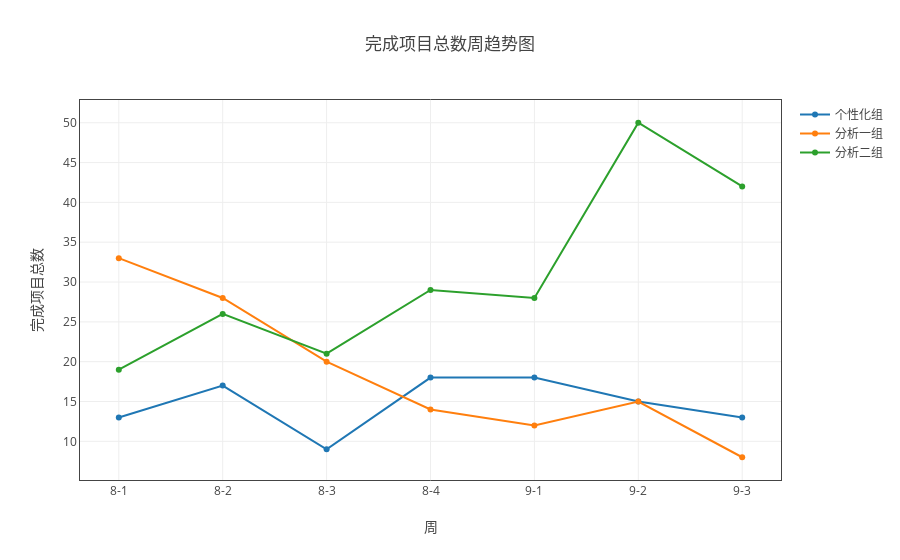

The code cell stored with this chart in its notebook:
### Markdown cell above
### 各组总完成项目趋势图

### Code cell
#data_dict = {'完成商业项目数':['完成商业项目数'],'完成个性化数':['完成个性化数'],'完成项目总数':['完成商业项目数','完成个性化数','+']}
#myModule.plot( all_dict, data_dict, '组别','line')
data_dict = {'完成项目总数':['完成商业项目数','完成个性化数','+']}
myModule.plot( all_dict, data_dict, '组别','line',time_list = time_list)

### Figure 1 — Plotly figure (JSON) as saved in the notebook; plotly's stock layout.template omitted (floating-point values rounded to 4 significant figures)
{"data": [{"name": "个性化组", "type": "scatter", "uid": "70e02b34-c559-11e8-97d0-a81e84e6c740", "x": ["8-1", "8-2", "8-3", "8-4", "9-1", "9-2", "9-3"], "y": [13, 17, 9, 18, 18, 15, 13]}, {"name": "分析一组", "type": "scatter", "uid": "70e02eae-c559-11e8-97d0-a81e84e6c740", "x": ["8-1", "8-2", "8-3", "8-4", "9-1", "9-2", "9-3"], "y": [33, 28, 20, 14, 12, 15, 8]}, {"name": "分析二组", "type": "scatter", "uid": "70e030e8-c559-11e8-97d0-a81e84e6c740", "x": ["8-1", "8-2", "8-3", "8-4", "9-1", "9-2", "9-3"], "y": [19, 26, 21, 29, 28, 50, 42]}], "layout": {"title": "完成项目总数周趋势图", "xaxis": {"mirror": "all", "nticks": 20, "showgrid": true, "showline": true, "title": "周", "zeroline": true}, "yaxis": {"mirror": "all", "nticks": 20, "showgrid": true, "showline": true, "title": "完成项目总数", "zeroline": true}}}
